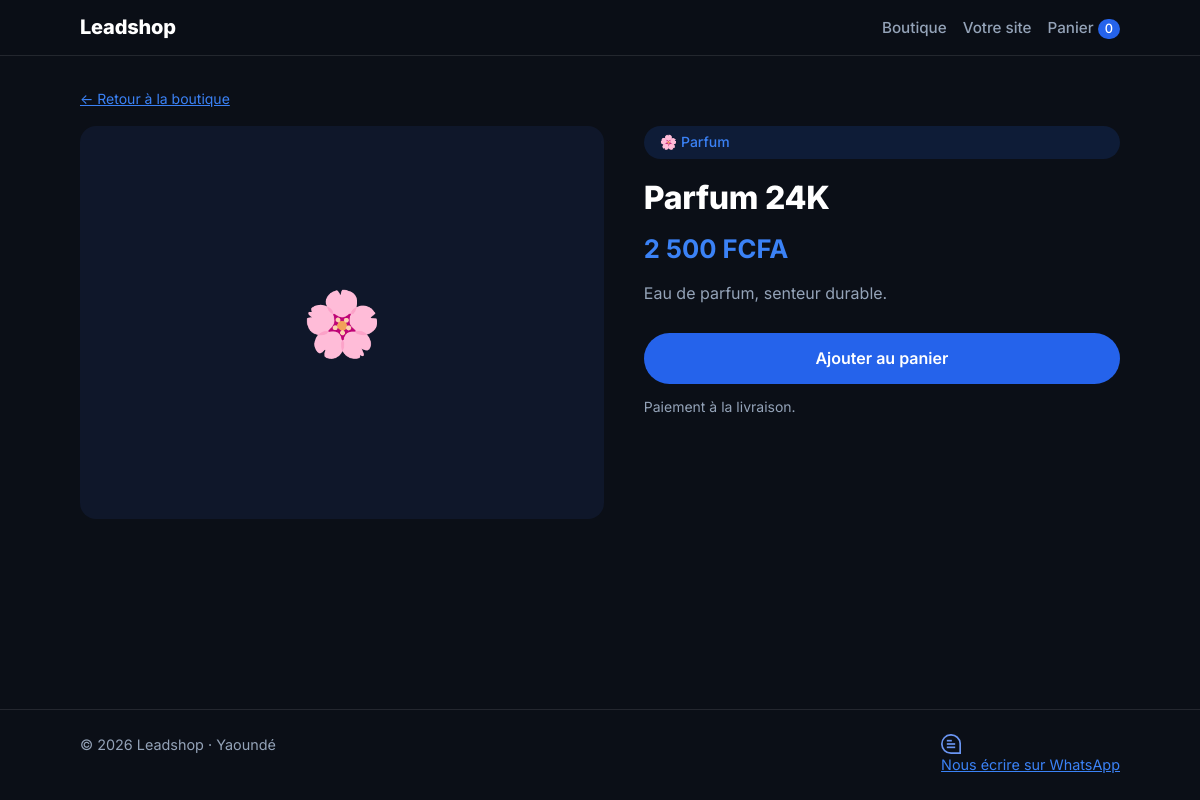
Page /produit.php?id=4 on the committed database.
### tables this page shows
CREATE TABLE products (
    id          INT UNSIGNED NOT NULL AUTO_INCREMENT PRIMARY KEY,
    name        VARCHAR(255) NOT NULL,
    description TEXT NULL,
    price       INT UNSIGNED NOT NULL,
    category    VARCHAR(100) NULL,
    image_path  VARCHAR(255) NULL,
    is_active   TINYINT(1) NOT NULL DEFAULT 1,
    created_at  DATETIME NOT NULL DEFAULT CURRENT_TIMESTAMP,
    updated_at  DATETIME NOT NULL DEFAULT CURRENT_TIMESTAMP ON UPDATE CURRENT_TIMESTAMP
);

### includes/functions.php (called while the page is built, shortened)
<?php
require_once __DIR__ . '/../config/database.php';
function e($value): string
{
    return htmlspecialchars((string) ($value ?? ''), ENT_QUOTES, 'UTF-8');
}
function format_price(int $amount): string
{
    return number_format($amount, 0, ',', ' ') . ' FCFA';
}
function url(string $path = ''): string
{
    return BASE_URL . '/' . ltrim($path, '/');
}
function category_icon(?string $category): string
{
    $icons = [
        'maison'     => '🕯️',
        'parfum'     => '🌸',
        'accessoire' => '💨',
        'bijoux'     => '💍',
        'cosmetique' => '🧴',
    ];
    return $icons[$category ?? ''] ?? '🛍️';
}

### includes/products.php (called while the page is built, shortened)
<?php
require_once __DIR__ . '/functions.php';
function get_images_for_products(array $productIds): array
{
    $ids = array_values(array_unique(array_map('intval', $productIds)));
    $placeholders = implode(',', array_fill(0, count($ids), '?'));
    $stmt = db()->prepare(
        "SELECT id, product_id, file_name, sort_order
         FROM product_images WHERE product_id IN ($placeholders)
         ORDER BY sort_order, id"
    );
    $stmt->execute($ids);
    $byProduct = [];
    return $byProduct;
}

### config/database.php (called while the page is built, shortened)
<?php
function db(): PDO
{
    static $pdo = null;
    if ($pdo === null) {
        $dsn = 'mysql:host=' . DB_HOST . ';dbname=' . DB_NAME . ';charset=' . DB_CHARSET;
        try {
            $pdo = new PDO($dsn, DB_USER, DB_PASS, [
                PDO::ATTR_ERRMODE            => PDO::ERRMODE_EXCEPTION,
                PDO::ATTR_DEFAULT_FETCH_MODE => PDO::FETCH_ASSOC,
                PDO::ATTR_EMULATE_PREPARES   => false,
            ]);
        } catch (PDOException $e) {
            error_log('Connexion BD impossible : ' . $e->getMessage());
            http_response_code(500);
            exit(APP_DEBUG
                ? 'Connexion à la base impossible : ' . htmlspecialchars($e->getMessage())
                : 'Service momentanément indisponible.');
        }
    }
    return $pdo;
}

### produit.php (the view, shortened to what this page needs)
<?php
require_once __DIR__ . '/includes/products.php';
$productId = (int) ($_GET['id'] ?? 0);
$stmt = db()->prepare('SELECT id, name, description, price, category FROM products WHERE id = ? AND is_active = 1');
$stmt->execute([$productId]);
$product = $stmt->fetch();
$images = get_images_for_products([$productId])[$productId] ?? [];
require __DIR__ . '/includes/header.php';
?>
<section class="section">
    <div class="container">
        <p class="small"><a href="<?= e(url('boutique.php')) ?>">← Retour à la boutique</a></p>
        <div class="product-detail">
            <div class="product-detail-media">
                <?php if ($images): ?>
                    <?php $galleryAlt = $product['name']; $gallerySize = 'full'; $galleryLink = ''; ?>
                    <?php include __DIR__ . '/includes/gallery.php'; ?>
                <?php else: ?>
                    <div class="product-thumb product-thumb-large" aria-hidden="true">
                        <span><?= category_icon($product['category'] ?? null) ?></span>
                    </div>
                <?php endif; ?>
            </div>
            <div class="product-detail-info">
                <?php if (!empty($product['category'])): ?>
                    <span class="pill-badge"><?= category_icon($product['category']) ?> <?= e(ucfirst($product['category'])) ?></span>
                <?php endif; ?>
                <h1 class="page-title"><?= e($product['name']) ?></h1>
                <p class="product-price product-price-large"><?= e(format_price((int) $product['price'])) ?></p>
                <?php if (!empty($product['description'])): ?>
                    <p class="muted"><?= nl2br(e($product['description'])) ?></p>
                <?php endif; ?>
                <form method="post" action="<?= e(url('panier.php')) ?>">
                    <button type="submit" class="btn btn-primary btn-block">Ajouter au panier</button>
                </form>
                <p class="muted small">Paiement à la livraison.</p>
            </div>
        </div>
    </div>
</section>
<?php require __DIR__ . '/includes/footer.php'; ?>

### assets/css/style.css (style rules this page uses)
:root { --bg-deep: #0B0F17; --bg: #0F172A; --surface: rgba(255, 255, 255, 0.05); --border: rgba(255, 255, 255, 0.10); --text: #FFFFFF; --muted: #94A3B8; --accent: #2563EB; --accent-bright: #3B82F6; --danger: #F87171; --success: #34D399; --warning: #FBBF24; --radius: 16px; --font: 'Inter', system-ui, -apple-system, 'Segoe UI', sans-serif; }
*, *::before, *::after { box-sizing: border-box; }
html { -webkit-text-size-adjust: 100%; }
body { margin: 0; min-height: 100vh; display: flex; flex-direction: column; background: var(--bg-deep); color: var(--text); font-family: var(--font); line-height: 1.55; }
a { color: var(--accent-bright); }
h1, h2, h3 { line-height: 1.2; margin: 0 0 0.5rem; }
p { margin: 0 0 1rem; }
.container { width: 100%; max-width: 1080px; margin: 0 auto; padding: 0 1.25rem; }
.muted { color: var(--muted); }
.small { font-size: 0.875rem; }
.btn { display: inline-flex; align-items: center; justify-content: center; gap: 0.5rem; padding: 0.75rem 1.5rem; border: 1px solid transparent; border-radius: 999px; font: inherit; font-weight: 600; text-decoration: none; cursor: pointer; transition: background 0.2s, border-color 0.2s; }
.btn-primary { background: var(--accent); color: #fff; }
.btn-block { width: 100%; }
.pill-badge { display: inline-block; padding: 0.35rem 1rem; border-radius: 999px; background: rgba(37, 99, 235, 0.15); color: var(--accent-bright); font-size: 0.875rem; font-weight: 500; }
.section { padding: 2rem 0; }
.page-title { font-size: 2rem; font-weight: 800; letter-spacing: -0.01em; margin-bottom: 1rem; }
.product-thumb { aspect-ratio: 4 / 3; display: flex; align-items: center; justify-content: center; overflow: hidden; border-radius: 12px; background: var(--bg); font-size: 2.25rem; margin-bottom: 0.4rem; }
.product-price { margin: 0.25rem 0 0.5rem; font-weight: 700; color: var(--accent-bright); }
.product-detail { display: grid; gap: 1.5rem; }
.product-detail-info { display: grid; gap: 0.75rem; align-content: start; }
.product-detail-info .page-title { margin: 0.5rem 0 0; }
.product-price-large { font-size: 1.6rem; margin: 0; }
.product-thumb-large { aspect-ratio: 4 / 3; font-size: 4rem; border-radius: var(--radius); }
@media (min-width: 800px) { .product-detail { grid-template-columns: 1.1fr 1fr; gap: 2.5rem; } }

### rows in the picture
products: category "🌸", category "Parfum", name "Parfum 24K", price "2 500 FCFA", description "Eau de parfum, senteur durable."

### other values in the picture
SHOP_NAME "Leadshop"
cart_count() "0"
SHOP_CITY "Yaoundé"
